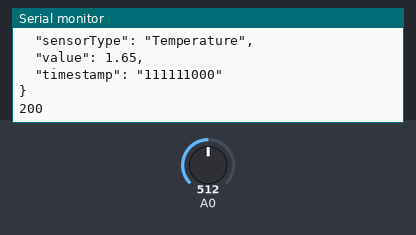
Simulated run of this sketch. Board: ESP8266 (NodeMCU). Shown: the last lines printed to the serial monitor. The test bench sets the inputs (shaded band); at power-on: A0 = 512. WiFi joins after 1.5 s; servers stay silent unless stated; uploads are accepted with an empty reply.

Above: at 2.7 s.
2.8 s: A0 set to 716
At 4.93 s:
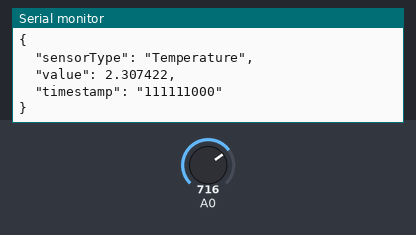
6.9 s: A0 set to 900
At 8.15 s:
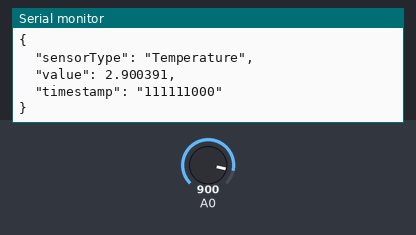
Timing chart, 0 to 9.9 s (numbered marks = the images above; inputs shaded):
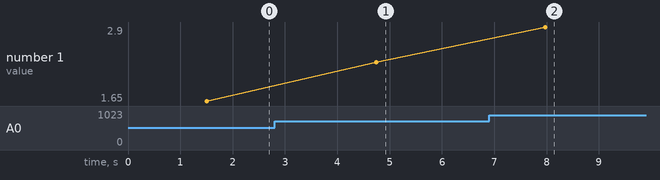

Measured:
- after the input at 2.8 s, the serial monitor: prints a new line after 1.9 s (image 1)
- after the input at 6.9 s, the serial monitor: prints a new line after 1.1 s (image 2)
- plotted number 1: 1.65 → 2.31 after the input at 2.8 s, 2.31 → 2.9 after the input at 6.9 s

The sketch:

Gas_Sensor_mongo.ino
```cpp
#include <ESP8266HTTPClient.h>
#include <ESP8266WiFi.h>
#include <ArduinoJson.h>
void setup() {

  Serial.begin(9600);                                  //Serial connection
  WiFi.begin("DataSoft_WiFi", "support123");   //WiFi connection

  while (WiFi.status() != WL_CONNECTED) {  //Wait for the WiFI connection completion

    delay(500);
    Serial.println("Waiting for connection");

  }

}

void loop() {

 if(WiFi.status()== WL_CONNECTED){   //Check WiFi connection status
  StaticJsonBuffer<300> JSONbuffer;   //Declaring static JSON buffer
    JsonObject& JSONencoder = JSONbuffer.createObject();

    float sensorVoltage;
  float sensorValue;
  sensorValue = analogRead(A0);
  sensorVoltage = sensorValue/1024*3.3;

    JSONencoder["sensorType"] = "Temperature";
    JSONencoder["value"] = sensorVoltage;
    JSONencoder["timestamp"] = "111111000";


    char JSONmessageBuffer[300];
    JSONencoder.prettyPrintTo(JSONmessageBuffer, sizeof(JSONmessageBuffer));
    Serial.println(JSONmessageBuffer);


   HTTPClient http;    //Declare object of class HTTPClient

   http.begin("http://192.168.6.145:5000/sensor");      //Specify request destination
   http.addHeader("Content-Type", "application/json");  //Specify content-type header

   int httpCode = http.POST(JSONmessageBuffer);   //Send the request
   String payload = http.getString();                  //Get the response payload

   Serial.println(httpCode);   //Print HTTP return code
   Serial.println(payload);    //Print request response payload

   http.end();  //Close connection

 }else{

    Serial.println("Error in WiFi connection");

 }

  delay(3000);  //Send a request every 30 seconds

}
```
